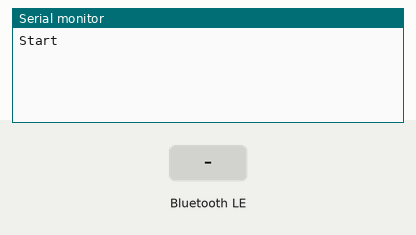
Simulated run of this sketch. Board: ESP32. Parts: the last lines printed to the serial monitor. Inputs (shaded band) come from the test bench. EEPROM starts erased; nothing arrives over Bluetooth unless stated; a phone connects over Bluetooth LE 3 s after start.

Above: at 2.2 s.
2.3 s: Bluetooth LE write "od" received
At 2.9 s:
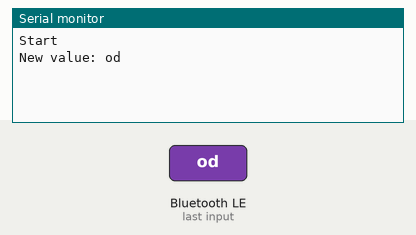
4.5 s: Bluetooth LE write "pair" received
At 5.7 s:
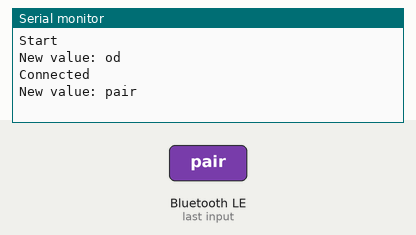
6.0 s: Bluetooth LE write "enterph" received
At 7.2 s:
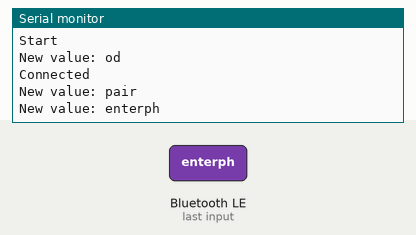
7.5 s: Bluetooth LE write "calph" received
At 8.3 s:
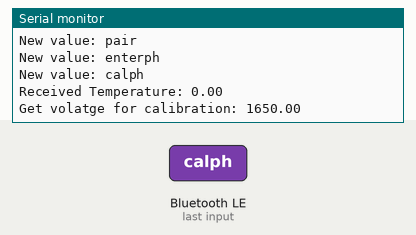
9.0 s: Bluetooth LE write ":" received
At 9.5 s:
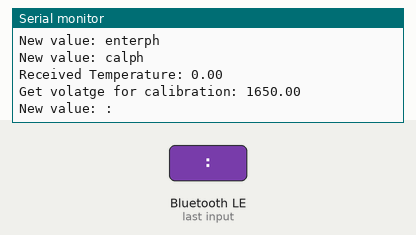
10.5 s: Bluetooth LE write "exitph" received
At 11.8 s:
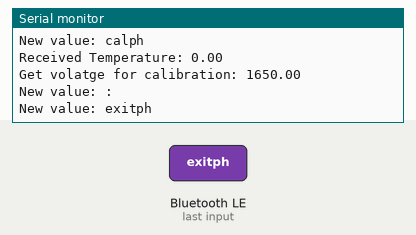

Measured:
- after the input at 2.3 s, the serial monitor: prints a new line after 0.05 s (image 1)
- after the input at 4.5 s, the serial monitor: prints a new line after 0.05 s (image 2)
- after the input at 6.0 s, the serial monitor: prints a new line after 0.05 s (image 3)
- after the input at 7.5 s, the serial monitor: prints a new line after 0.05 s (image 4)
- after the input at 9.0 s, the serial monitor: prints a new line after 0.05 s (image 5)
- after the input at 10.5 s, the serial monitor: prints a new line after 0.05 s (image 6)

The sketch:

ph_sensor_esp32.ino
```cpp
#define pH_SENSOR_PIN 13

#define ESPADC 4096.0    // the esp Analog Digital Convertion value
#define ESPVOLTAGE 3300  // the esp voltage supply value

#include "ph.h"
#include "ble_server.h"

void setup() {
  Serial.begin(115200);

  configPH();
  configBLE();

  Serial.println("Start");


}

void loop() {
  //getPH();
  //send_data("15");

}
  
```

ble_server.h
```cpp
#include <BLEDevice.h>  // Required Library
#include <BLEServer.h>  // Required Library

// Define service and all characteristic uuid
#define SERVICE_UUID "4fafc201-1fb5-459e-8fcc-c5c9c331914b"
#define CHAR_UUID "4a37b01d-364e-44d9-9335-770e2025b29f"

#define ENTER "ENTERPH"
#define CAL "CALPH"
#define EXIT "EXITPH"
#define TAG "ph:"

BLEServer* pServer = NULL;  // BLEServer object creation

// All charateristic object creation
BLECharacteristic* characteristic = NULL;

bool deviceConnected = false;

String receivedData;

// Callback function for checking the BLE is connected to anything or not
class MyServerCallbacks : public BLEServerCallbacks {
  void onConnect(BLEServer* pServer) {
    deviceConnected = true;
    Serial.println("Connected");
  };

  void onDisconnect(BLEServer* pServer) {
    deviceConnected = false;
    pServer->startAdvertising();
  }
};

// Function for sending data on desired characteristic
void send_data(String data2) {
  String data = TAG + data2;
  characteristic->setValue(data.c_str());  // sending from esp32
  characteristic->notify();                // Notify the client for receiving data
}

// Callback function for receiving data from client and process it
class MyCallbacks : public BLECharacteristicCallbacks {
  void onWrite(BLECharacteristic* pCharacteristic) {
    std::string value = pCharacteristic->getValue();
    receivedData = "";
    if (value.length() > 0) {
      for (int i = 0; i < value.length(); i++) {
        receivedData += value[i];
      }
      Serial.print("New value: ");
      Serial.println(receivedData);
      if (receivedData == "od") {
        float pHValue = getPH();
        send_data((String) pHValue);

      }
      else if (receivedData == "pair") {
        send_data("pair");
      }
      else if (receivedData == "enterph") {
        int status = ph.calibration(3.2, 25.0, ENTER);
        send_data((String)status);
      }
      else if (receivedData.indexOf("calph") >= 0) {
        int colonPos = receivedData.indexOf(":");
        String temparatureString = receivedData.substring(colonPos+1);

        phtemperature = temparatureString.toFloat();
        Serial.print("Received Temperature: ");
        Serial.println(phtemperature);

        phvoltage = analogRead(PH_PIN) / ESPADC * ESPVOLTAGE;  // read the voltage
        Serial.print("Get volatge for calibration: ");
        Serial.println(phvoltage);

        int status = ph.calibration(phvoltage, phtemperature, CAL);
        send_data((String)status);
      }
      else if (receivedData == "exitph") {
        int status = ph.calibration(phvoltage, phtemperature, EXIT);
        send_data((String)status);
      }
    }
  }
};

// Function for creating a service and multiple characteristics and configure BLE in esp32
void configBLE() {
  BLEDevice::init("ESP-32 BLE");                   // BLE Initialization
  pServer = BLEDevice::createServer();             // Create a BLE Server
  pServer->setCallbacks(new MyServerCallbacks());  // Set the callback function for checking the device is connected or not

  BLEService* pService = pServer->createService(SERVICE_UUID);  // Create a service on the server

  // Create characteristic for EC value
  characteristic = pService->createCharacteristic(
    CHAR_UUID, BLECharacteristic::PROPERTY_READ
                 | BLECharacteristic::PROPERTY_WRITE | BLECharacteristic::PROPERTY_NOTIFY);

  characteristic->setCallbacks(new MyCallbacks());

  pService->start();  // Start the server

  // Start advertisment
  pServer->getAdvertising()->addServiceUUID(pService->getUUID());
  pServer->getAdvertising()->start();

  delay(1000);
}
```

ph.h
```cpp
/*
 * You can send commands in the serial monitor to execute the calibration.
 * Serial Commands:
 *   enterph -> enter the calibration mode
 *   calph   -> calibrate with the standard buffer solution, two buffer solutions(4.0 and 7.0) will be automaticlly recognized
 *   exitph  -> save the calibrated parameters and exit from calibration mode
 */

#include "DFRobot_ESP_PH.h"  // Required Library
#include "EEPROM.h"          // Required Library

#define ENTERPH "enterph"

DFRobot_ESP_PH ph;  // pH Object creation

#define PH_PIN pH_SENSOR_PIN

float phvoltage, phValue, phtemperature = 25;

// Function for configure pH Sensor
void configPH() {
  EEPROM.begin(32);  //needed to permit storage of calibration value in eeprom
  ph.begin();
}


// Function for get pH value from sensor
float getPH() {
  static unsigned long timepoint1 = millis();
  if (millis() - timepoint1 > 1000U)  //time interval: 1s
  {
    timepoint1 = millis();
    phvoltage = analogRead(PH_PIN) / ESPADC * ESPVOLTAGE;  // read the voltage
    Serial.print("voltage:");
    Serial.println(phvoltage, 4);

    //temperature = readTemperature();  // read your temperature sensor to execute temperature compensation
    Serial.print("temperature:");
    Serial.print(phtemperature, 1);
    Serial.println("^C");

    phValue = ph.readPH(phvoltage, phtemperature);  // convert voltage to pH with temperature compensation
    Serial.print("pH:");
    Serial.println(phValue, 4);
  }
  ph.calibration(phvoltage, phtemperature);  // calibration process by Serail CMD
  return phValue;
}
```
